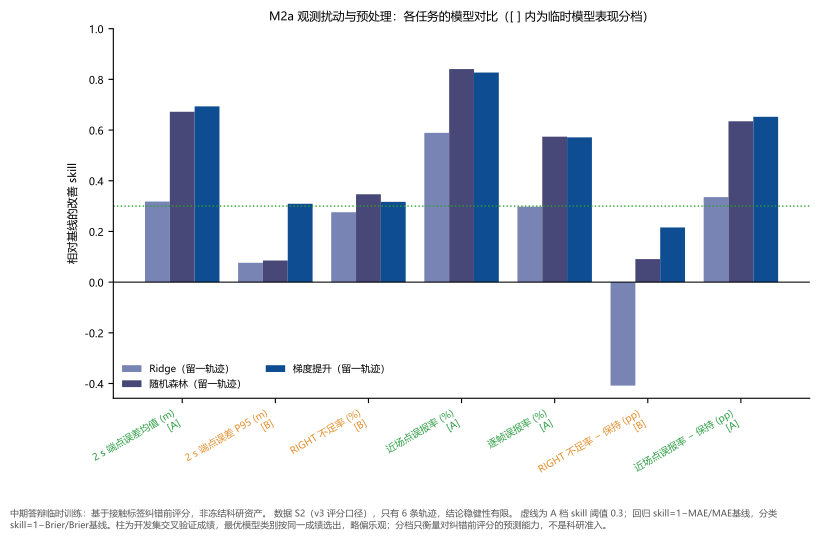

Write Python code to recreate this figure.
"""Tavotto entry: existing results only; no training, no simulation.
original_plot_code
"""
import sys
from pathlib import Path
LIBRARY=Path(__file__).resolve().parents[1]
SUPPORT=LIBRARY / "site-packages"
if str(SUPPORT) not in sys.path: sys.path.insert(0,str(SUPPORT))
from _support import draw

fig=draw('M2a_观测扰动与预处理', 'fig01_模型对比与分档')
fig.savefig(Path(__file__).parent / 'M2a__fig01_模型对比与分档.pdf')
